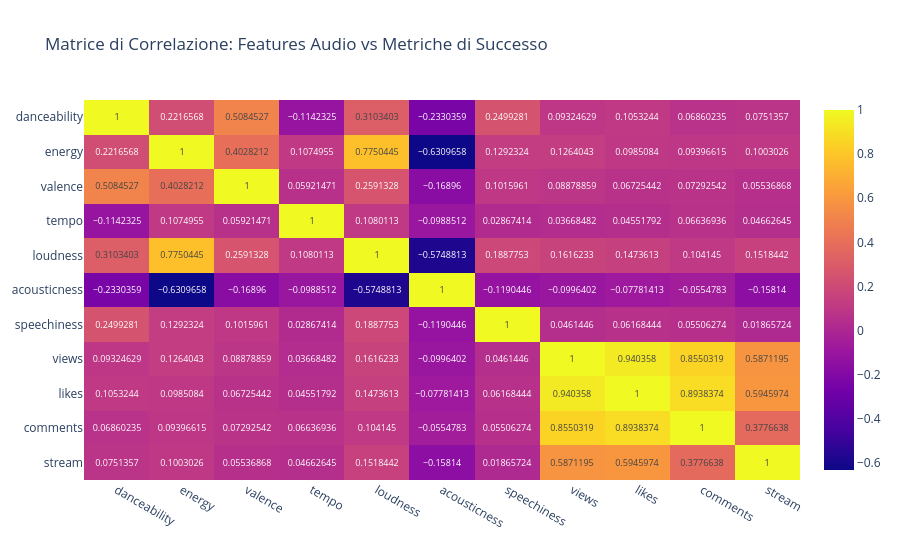

Notebook code for this chart:
### Code cell
# Cella 5: Analisi 2 - Matrice di Correlazione (Heatmap)

# Per vedere *tutte* le correlazioni in un colpo solo, genero una "heatmap".
# Questa e' una griglia che usa i colori per mostrare la relazione
# tra ogni variabile numerica (da -1 a +1).

if 'df_dati' in locals() and METRICHE_SUCCESSO:
    print(f"\n--- Analisi 3: Matrice di Correlazione ---")
    print("Genero una heatmap per vedere le correlazioni tra tutte le features e le metriche.")
    print("Un valore vicino a 1.0 (colore caldo) significa una forte correlazione positiva.")
    print("Un valore vicino a 0.0 (colore neutro) significa nessuna correlazione.")
    
    colonne_per_matrice = FEATURES_AUDIO + METRICHE_SUCCESSO
    df_matrice = df_dati[colonne_per_matrice].copy()
    
    # .corr() calcola la matrice
    corr_matrix = df_matrice.corr()
    
    # px.imshow la disegna
    fig_heatmap = px.imshow(corr_matrix, text_auto=True, aspect="auto",
                            title="Matrice di Correlazione: Features Audio vs Metriche di Successo"
                           )
    fig_heatmap.show()
    
    print("\n--- Interpretazione Grafico 3: Heatmap di Correlazione ---")
    print("Questa griglia e' il mio riassunto statistico.")
    print("Guardando le righe 'views', 'likes' e 'stream', noto subito che 'loudness' (volume) ed 'energy'")
    print("hanno le correlazioni positive piu' alte (anche se non altissime, circa 0.1-0.2).")
    print("Questo suggerisce che le canzoni piu' 'forti' ed energetiche tendono ad avere piu' successo.")
    print("Noto anche una forte correlazione positiva tra 'energy' e 'loudness' (0.74), il che ha senso: le canzoni piu' energetiche sono anche piu' rumorose.")
    print("Confermo che 'danceability' e 'valence' hanno correlazioni molto vicine a zero con il successo.")

else:
    print("ERRORE: Dati non pronti per la Heatmap. Esegui la Cella 2.")

### Figure 1 — Plotly figure (JSON) as saved in the notebook; plotly's stock layout.template omitted (floating-point values rounded to 4 significant figures)
{"data": [{"coloraxis": "coloraxis", "hovertemplate": "x: %{x}<br>y: %{y}<br>color: %{z}<extra></extra>", "name": "0", "texttemplate": "%{z}", "type": "heatmap", "x": ["danceability", "energy", "valence", "tempo", "loudness", "acousticness", "speechiness", "views", "likes", "comments", "stream"], "xaxis": "x", "y": ["danceability", "energy", "valence", "tempo", "loudness", "acousticness", "speechiness", "views", "likes", "comments", "stream"], "yaxis": "y", "z": [[1.0, 0.2217, 0.5085, -0.1142, 0.3103, -0.233, 0.2499, 0.09325, 0.1053, 0.0686, 0.07514], [0.2217, 1.0, 0.4028, 0.1075, 0.775, -0.631, 0.1292, 0.1264, 0.09851, 0.09397, 0.1003], [0.5085, 0.4028, 1.0, 0.05921, 0.2591, -0.169, 0.1016, 0.08879, 0.06725, 0.07293, 0.05537], [-0.1142, 0.1075, 0.05921, 1.0, 0.108, -0.09885, 0.02867, 0.03668, 0.04552, 0.06637, 0.04663], [0.3103, 0.775, 0.2591, 0.108, 1.0, -0.5749, 0.1888, 0.1616, 0.1474, 0.1041, 0.1518], [-0.233, -0.631, -0.169, -0.09885, -0.5749, 1.0, -0.119, -0.09964, -0.07781, -0.05548, -0.1581], [0.2499, 0.1292, 0.1016, 0.02867, 0.1888, -0.119, 1.0, 0.04614, 0.06168, 0.05506, 0.01866], [0.09325, 0.1264, 0.08879, 0.03668, 0.1616, -0.09964, 0.04614, 1.0, 0.9404, 0.855, 0.5871], [0.1053, 0.09851, 0.06725, 0.04552, 0.1474, -0.07781, 0.06168, 0.9404, 1.0, 0.8938, 0.5946], [0.0686, 0.09397, 0.07293, 0.06637, 0.1041, -0.05548, 0.05506, 0.855, 0.8938, 1.0, 0.3777], [0.07514, 0.1003, 0.05537, 0.04663, 0.1518, -0.1581, 0.01866, 0.5871, 0.5946, 0.3777, 1.0]]}], "layout": {"coloraxis": {"colorscale": [[0, "#0d0887"], [0.1111, "#46039f"], [0.2222, "#7201a8"], [0.3333, "#9c179e"], [0.4444, "#bd3786"], [0.5556, "#d8576b"], [0.6667, "#ed7953"], [0.7778, "#fb9f3a"], [0.8889, "#fdca26"], [1, "#f0f921"]]}, "title": {"text": "Matrice di Correlazione: Features Audio vs Metriche di Successo"}, "xaxis": {"anchor": "y", "domain": [0, 1]}, "yaxis": {"anchor": "x", "autorange": "reversed", "domain": [0, 1]}}}
